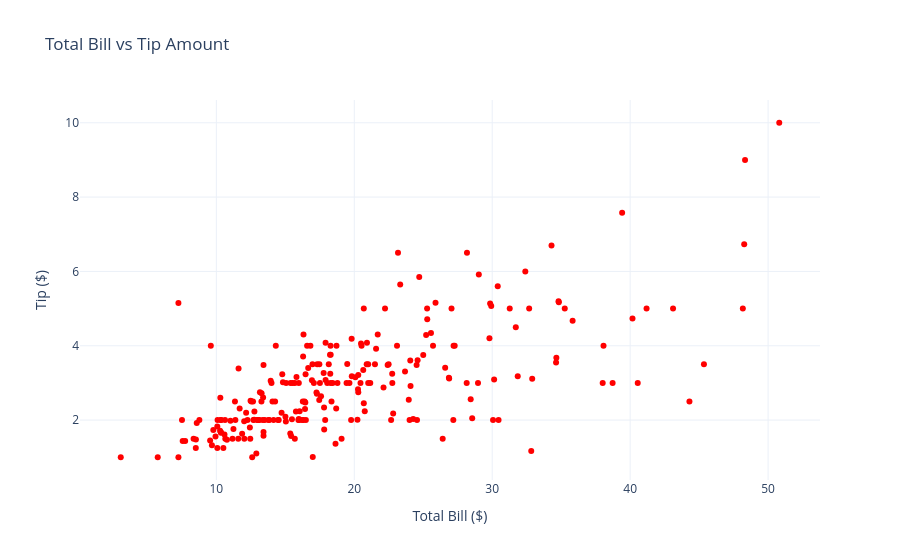

This figure's notebook cell:
### Code cell
# Create an interactive scatter plot to explore the relationship between total bill and tip
# Using Plotly Express instead of cufflinks for better compatibility
print("Interactive Scatter Plot: Total Bill vs Tip Amount")
print("This shows the relationship between bill amount and tip")
print("Each point represents one customer transaction")
print("Hover over points to see exact bill and tip values")

# Create scatter plot using plotly express
fig = px.scatter(tips, x='total_bill', y='tip',
                 title='Total Bill vs Tip Amount',
                 template='plotly_white',
                 color_discrete_sequence=['red'],
                 hover_data=['sex', 'smoker', 'day', 'size'])

fig.update_layout(
    xaxis_title='Total Bill ($)',
    yaxis_title='Tip ($)',
    showlegend=False
)

fig.show()

### Figure 1 — Plotly figure (JSON) as saved in the notebook; plotly's stock layout.template omitted (floating-point values rounded to 4 significant figures; data arrays with more than 128 entries replaced by an {"elided": "..."} marker saying what was removed)
{"data": [{"customdata": {"elided": "244x4 mixed values"}, "hovertemplate": "total_bill=%{x}<br>tip=%{y}<br>sex=%{customdata[0]}<br>smoker=%{customdata[1]}<br>day=%{customdata[2]}<br>size=%{customdata[3]}<extra></extra>", "legendgroup": "", "marker": {"color": "red", "symbol": "circle"}, "mode": "markers", "name": "", "orientation": "v", "showlegend": false, "type": "scatter", "x": {"elided": "244 float values"}, "xaxis": "x", "y": {"elided": "244 float values"}, "yaxis": "y"}], "layout": {"legend": {"tracegroupgap": 0}, "showlegend": false, "title": {"text": "Total Bill vs Tip Amount"}, "xaxis": {"anchor": "y", "domain": [0, 1], "title": {"text": "Total Bill ($)"}}, "yaxis": {"anchor": "x", "domain": [0, 1], "title": {"text": "Tip ($)"}}}}
